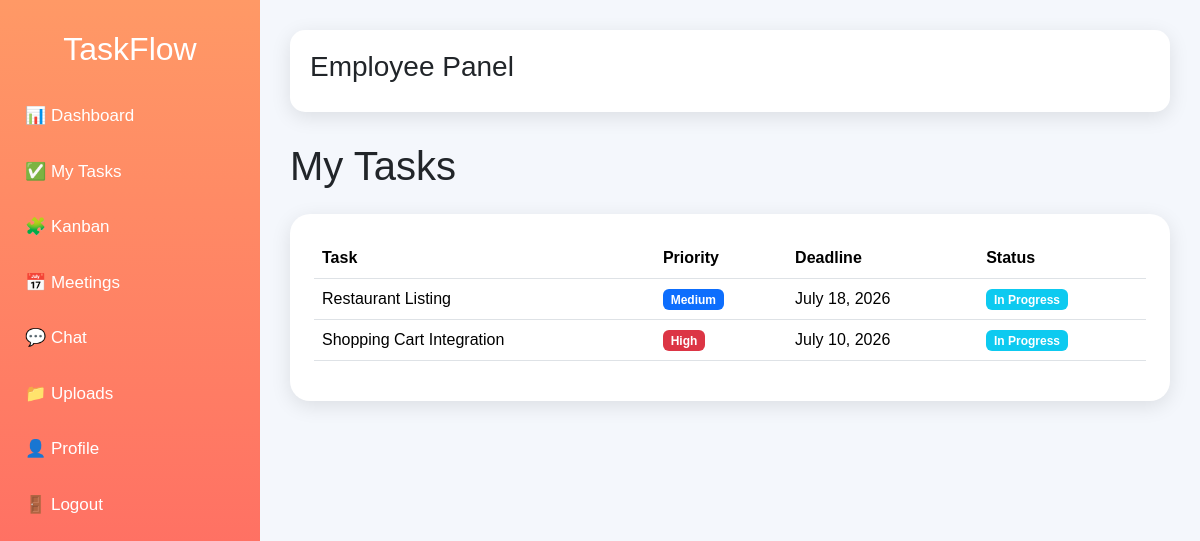
Screenshot of /my-tasks/ with the database file from the repository.
### productivity/models.py (models this page shows)
class Task(models.Model):
    project = models.ForeignKey(
        Project,
        on_delete=models.CASCADE
    )
    title = models.CharField(max_length=200)
    status = models.CharField(max_length=50)
    priority = models.CharField(max_length=50)
    assigned_to = models.CharField(max_length=100)
    deadline = models.DateField()

### productivity/views.py (the view)
def my_tasks(request):
    employee_name = "Rahul"
    tasks = Task.objects.filter(
        assigned_to=employee_name
    ).order_by('-id')
    return render(
        request,
        'employee/my_tasks.html',
        {
            'tasks': tasks
        }
    )

### productivity/templates/employee/my_tasks.html
{% extends 'base/employee_base.html' %}
{% block content %}
<h1 class="mb-4">
My Tasks
</h1>
<div class="card p-4">
<table class="table table-hover">
<thead>
<tr>
<th>
Task
</th>
<th>
Priority
</th>
<th>
Deadline
</th>
<th>
Status
</th>
</tr>
</thead>
<tbody>
{% for task in tasks %}
<tr>
<td>
{{ task.title }}
</td>
<td>
{% if task.priority == "High" %}
<span class="badge bg-danger">
High
</span>
{% elif task.priority == "Medium" %}
<span class="badge bg-primary">
Medium
</span>
{% else %}
<span class="badge bg-success">
Low
</span>
{% endif %}
</td>
<td>
{{ task.deadline }}
</td>
<td>
{% if task.status == "Pending" %}
<span class="badge bg-warning text-dark">
Pending
</span>
{% elif task.status == "In Progress" %}
<span class="badge bg-info">
In Progress
</span>
{% else %}
<span class="badge bg-success">
Completed
</span>
{% endif %}
</td>
</tr>
{% empty %}
<tr>
<td colspan="4" class="text-center">
No Tasks Assigned
</td>
</tr>
{% endfor %}
</tbody>
</table>
</div>
{% endblock %}

### productivity/static/css/style.css (style rules this page uses)
body { margin: 0; font-family: Arial, sans-serif; background: #f4f7fc; }

### productivity/static/css/employee.css (style rules this page uses)
body { margin: 0; padding: 0; font-family: Arial, sans-serif; background: #f4f7fc; }
.card { border: none; border-radius: 20px; box-shadow: 0 5px 20px rgba(0,0,0,0.1); }

### rows the page displays
Task: title "Restaurant Listing", priority "Medium", deadline "July 18, 2026", status "In Progress"
Task: title "Shopping Cart Integration", priority "High", deadline "July 10, 2026", status "In Progress"
